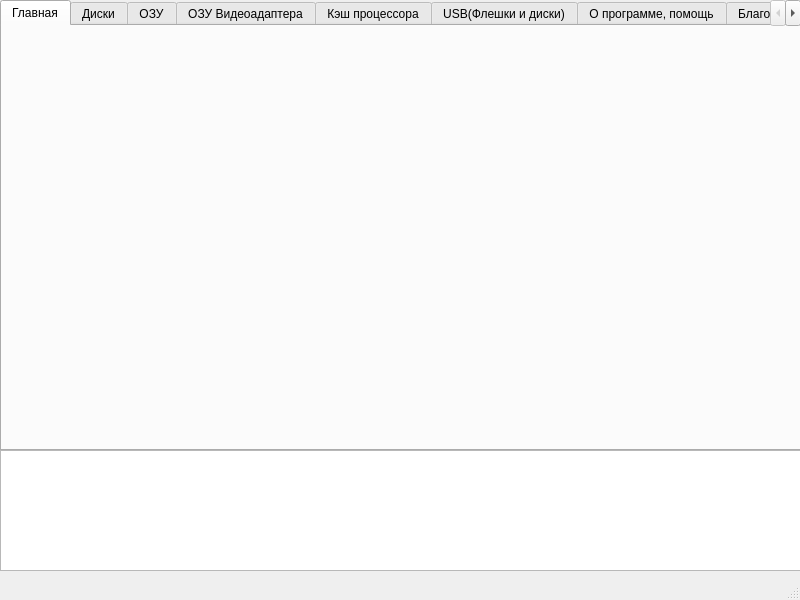
<?xml version="1.0" encoding="UTF-8"?>
<ui version="4.0">
 <class>MainWindow</class>
 <widget class="QMainWindow" name="MainWindow">
  <property name="geometry">
   <rect>
    <x>0</x>
    <y>0</y>
    <width>800</width>
    <height>600</height>
   </rect>
  </property>
  <property name="sizePolicy">
   <sizepolicy hsizetype="Fixed" vsizetype="Fixed">
    <horstretch>0</horstretch>
    <verstretch>0</verstretch>
   </sizepolicy>
  </property>
  <property name="minimumSize">
   <size>
    <width>800</width>
    <height>600</height>
   </size>
  </property>
  <property name="maximumSize">
   <size>
    <width>800</width>
    <height>600</height>
   </size>
  </property>
  <property name="windowTitle">
   <string>MemTest Express</string>
  </property>
  <widget class="QWidget" name="centralWidget">
   <widget class="QTabWidget" name="tabWidget">
    <property name="geometry">
     <rect>
      <x>0</x>
      <y>0</y>
      <width>801</width>
      <height>451</height>
     </rect>
    </property>
    <property name="currentIndex">
     <number>0</number>
    </property>
    <widget class="QWidget" name="tabMain">
     <attribute name="title">
      <string>Главная</string>
     </attribute>
    </widget>
    <widget class="QWidget" name="tabDrives">
     <attribute name="title">
      <string>Диски</string>
     </attribute>
     <widget class="QTabWidget" name="tabWidgetDrives">
      <property name="geometry">
       <rect>
        <x>0</x>
        <y>0</y>
        <width>801</width>
        <height>561</height>
       </rect>
      </property>
      <property name="currentIndex">
       <number>0</number>
      </property>
      <widget class="QWidget" name="tabDrivesTotal">
       <attribute name="title">
        <string>Сводка</string>
       </attribute>
      </widget>
      <widget class="QWidget" name="tabDrivesSmart">
       <attribute name="title">
        <string>S.M.A.R.T.</string>
       </attribute>
      </widget>
      <widget class="QWidget" name="tabDrivesStandartTests">
       <attribute name="title">
        <string>Стандартные тесты</string>
       </attribute>
      </widget>
      <widget class="QWidget" name="tabSpecialTests">
       <attribute name="title">
        <string>Особые тесты</string>
       </attribute>
      </widget>
      <widget class="QWidget" name="tabDrivesRunnedTests">
       <attribute name="title">
        <string>Запущенные тесты</string>
       </attribute>
      </widget>
      <widget class="QWidget" name="tabDrivesAdditional">
       <attribute name="title">
        <string>Дополнительно</string>
       </attribute>
      </widget>
     </widget>
    </widget>
    <widget class="QWidget" name="tabRam">
     <attribute name="title">
      <string>ОЗУ</string>
     </attribute>
    </widget>
    <widget class="QWidget" name="tabVRAM">
     <attribute name="title">
      <string>ОЗУ Видеоадаптера</string>
     </attribute>
    </widget>
    <widget class="QWidget" name="tabCPU">
     <attribute name="title">
      <string>Кэш процессора</string>
     </attribute>
    </widget>
    <widget class="QWidget" name="tabAnother">
     <attribute name="title">
      <string>USB(Флешки и диски)</string>
     </attribute>
    </widget>
    <widget class="QWidget" name="tabAbout_Help">
     <attribute name="title">
      <string>О программе, помощь</string>
     </attribute>
    </widget>
    <widget class="QWidget" name="tabThanks">
     <attribute name="title">
      <string>Благодарности</string>
     </attribute>
    </widget>
   </widget>
   <widget class="QPlainTextEdit" name="tbLog">
    <property name="enabled">
     <bool>true</bool>
    </property>
    <property name="geometry">
     <rect>
      <x>0</x>
      <y>450</y>
      <width>801</width>
      <height>121</height>
     </rect>
    </property>
    <property name="font">
     <font>
      <pointsize>12</pointsize>
     </font>
    </property>
    <property name="readOnly">
     <bool>true</bool>
    </property>
   </widget>
  </widget>
  <widget class="QStatusBar" name="statusBar"/>
 </widget>
 <layoutdefault spacing="6" margin="11"/>
 <resources/>
 <connections/>
</ui>
